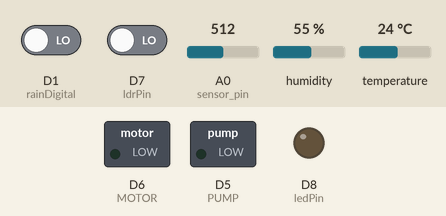
Bench run of a sketch on a simulated ESP8266 (NodeMCU). Parts: switched loads named in the sketch (green lamp = pin HIGH), output pins drawn as LEDs (lit = HIGH). The test bench sets the inputs (shaded band); at power-on: temperature 24 °C, A0 (sensor_pin) = 512, D7 (ldrPin) LOW, D1 (rainDigital) LOW, humidity 55 %. WiFi joins after 1.5 s; servers stay silent unless stated; what the sketch prints to the serial monitor is not drawn.

Above: at 3.0 s.
3.1 s: temperature set to 29 °C
7.1 s: temperature set to 32 °C
At 11.5 s:
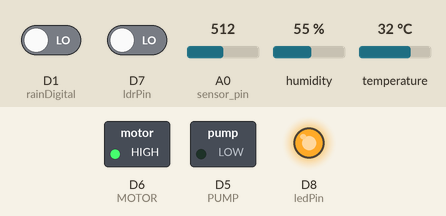
11.8 s: A0 (sensor_pin) set to 600
16.3 s: A0 (sensor_pin) set to 622
At 19.0 s:
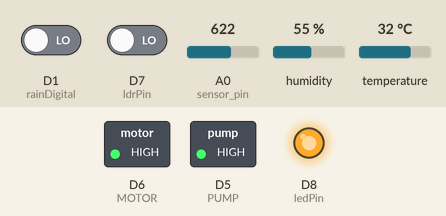
19.5 s: D7 (ldrPin) driven HIGH
At 23.6 s:
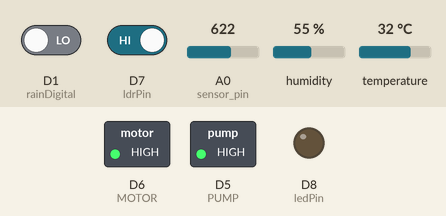
23.9 s: temperature set to 12 °C
At 28.2 s:
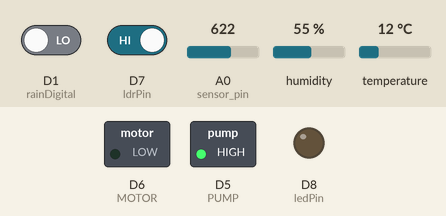
Timing chart, 0 to 29.7 s (numbered marks = the images above; inputs shaded):
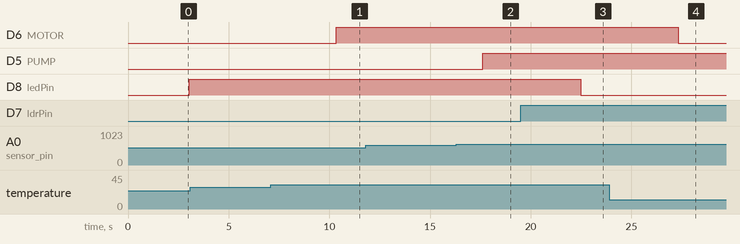

The sketch:

Code.ino
```cpp
#define BLYNK_PRINT Serial
#include <BlynkSimpleEsp8266.h>

#include <DHT.h>  // Including library for dht

#include <ESP8266WiFi.h>


#define PUMP D5      // Pin No. for PUMP

#define ledPin D8    // Pin No. for LED
#define ldrPin D7    // Pin No. for LDR

#define MOTOR D6      // Pin No. for MOTOR

#define rainDigital D1    // Pin No. for Rain Sensor

const int sensor_pin = A0;    // Pin No. for Soil Moisture Sensor

String apiKey = "ZGYAOIWYJJGP8GY7";     //  Enter your Write API key from ThingSpeak

const char *ssid =  "2k18/b8/1083";     // replace with your wifi ssid and wpa2 key
const char *pass =  "0779cace";
const char* server = "api.thingspeak.com";

char auth[] = "FLx_6ukc4Y5EuK1sh_s5SDe-tCgTSFdU";
char Ssid[] = "2k18/b8/1083";
char Pass[] = "0779cace";

#define DHTPIN 0          //pin no. D3 where the dht11 is connected

DHT dht(DHTPIN, DHT11);

WiFiClient client;

SimpleTimer timer;

WidgetLCD lcd(V2);

void setup()
{
  Serial.begin(9600);
  Serial.begin(115200);
  delay(10);
  dht.begin();

  Serial.println("Connecting to ");
  Serial.println(ssid);


  WiFi.begin(ssid, pass);

  while (WiFi.status() != WL_CONNECTED)
  {
    delay(500);
    Serial.print(".");
  }
  Serial.println("");
  Serial.println("WiFi connected");

  pinMode(rainDigital, INPUT);
  pinMode(PUMP, OUTPUT);

  pinMode(ledPin, OUTPUT);
  pinMode(ldrPin, INPUT);

  pinMode(MOTOR, OUTPUT);


  Blynk.begin(auth, Ssid, Pass);


}

void loop()
{

  float h = dht.readHumidity();
  float t = dht.readTemperature();
  float moisture_percentage;
  int rainDigitalVal = digitalRead(rainDigital);
  int ldrStatus = digitalRead(ldrPin);

  if (isnan(h) || isnan(t))
  {
    Serial.println("Failed to read from DHT sensor!");
    return;
  }

  if (client.connect(server, 80))  //   "184.106.153.149" or api.thingspeak.com
  {

    String postStr = apiKey;
    postStr += "&field1=";
    postStr += String(t);
    postStr += "&field2=";
    postStr += String(h);
    postStr += "&field3=";
    postStr += String(moisture_percentage);
    postStr += "&field4=";
    postStr += String(rainDigitalVal);
    postStr += "\r\n\r\n";

    client.print("POST /update HTTP/1.1\n");
    client.print("Host: api.thingspeak.com\n");
    client.print("Connection: close\n");
    client.print("X-THINGSPEAKAPIKEY: " + apiKey + "\n");
    client.print("Content-Type: application/x-www-form-urlencoded\n");
    client.print("Content-Length: ");
    client.print(postStr.length());
    client.print("\n\n");
    client.print(postStr);

    Serial.print("Temperature: ");
    Serial.print(t);
    Serial.print(" degrees Celcius, Humidity: ");
    Serial.print(h);
    Serial.println("%. Send to Thingspeak.");


    moisture_percentage = ( 100.00 - ( (analogRead(sensor_pin) / 1023.00) * 100.00 ) );

    Serial.print("Soil Moisture(in Percentage) = ");
    Serial.print(moisture_percentage);
    Serial.println("%");

    delay(1000);

    Serial.println(rainDigitalVal);

    if (rainDigitalVal) {
      lcd.print(0, 0, "Rain Status:");
      lcd.print(0, 1, "Clear");
    }
    else {
      lcd.print(0, 0, "Rain Status:");
      lcd.print(0, 1, "It's Raining");
    }


    if (ldrStatus <= 0) {

      digitalWrite(ledPin, HIGH);
      Serial.print(ldrStatus);
      Serial.println("LDR is DARK, LED is ON");

    }

    else {

      digitalWrite(ledPin, LOW);
      Serial.print(ldrStatus);
      Serial.println("LED is OFF");

    }

    if (t <= 30) {

      digitalWrite(MOTOR, LOW);

      Serial.println(" MOTOR is OFF");

    }

    else {

      digitalWrite(MOTOR, HIGH);

      Serial.println("MOTOR is ON");

    }

    if (moisture_percentage <= 40) {

      digitalWrite(PUMP, HIGH);

      Serial.println(" WATER PUMP is ON");

    }

    else {

      digitalWrite(PUMP, LOW);

      Serial.println("WATER PUMP is OFF");

    }

    Blynk.virtualWrite(V7, moisture_percentage); //V5 is for Soil Moisture
    Blynk.virtualWrite(V5, h); //V5 is for Humidity
    Blynk.virtualWrite(V6, t); //V6 is for Temperature
    Blynk.virtualWrite(V8, rainDigitalVal); //V8 is for Rainfall


    delay(200);
  }
  client.stop();

  Serial.println("Waiting...");

  // thingspeak needs minimum 15 sec delay between updates, i've set it to 30 seconds
  delay(1000);

  Blynk.run();
  timer.run();
}
```

Measured:
- the behaviour switches between 30 and 31 °C on temperature (found by bisection; images 0 and 1)
- the behaviour switches between 613 and 614 on A0 (sensor_pin) (found by bisection; images 1 and 2)
- after the input at 3.1 s, every drawn part: stays the same
- after the input at 7.1 s, D6 (MOTOR): LOW → HIGH after 3.2 s
- after the input at 11.8 s, every drawn part: stays the same
- after the input at 16.3 s, D5 (PUMP): LOW → HIGH after 1.3 s
- after the input at 19.5 s, D8 (ledPin): HIGH → LOW after 3.0 s
- after the input at 23.9 s, D6 (MOTOR): HIGH → LOW after 3.4 s
